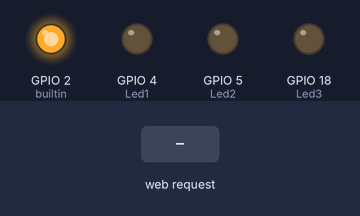
The program below on a simulated ESP32. Shown: output pins drawn as LEDs (lit = HIGH). Inputs (shaded band) come from the test bench. What the program prints to the serial monitor is not drawn.

Above: at 2.7 s.
2.8 s: HTTP request GET /Led1/ON received
At 3.7 s:
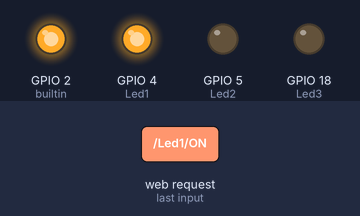
4.3 s: HTTP request GET /Led2/ON received
At 4.9 s:
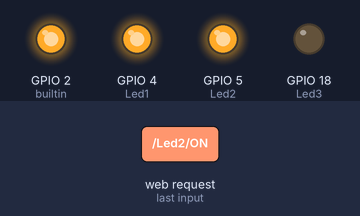
5.8 s: HTTP request GET /Led1/OFF received
At 7.0 s:
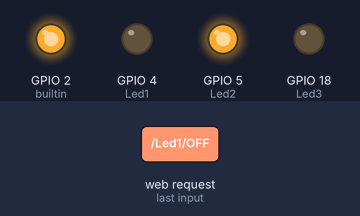
7.3 s: HTTP request GET /Led3/ON received
At 8.3 s:
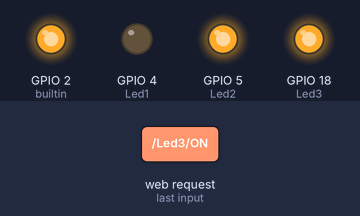
8.8 s: HTTP request GET /Led2/OFF received
At 9.5 s:
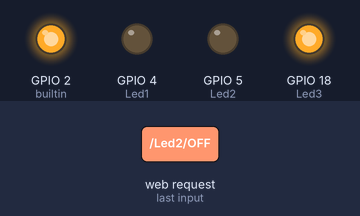
10.3 s: HTTP request GET /Led3/OFF received
At 10.6 s:
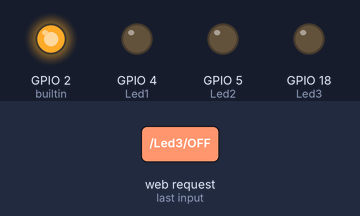
Timing chart, 0 to 12.8 s (numbered marks = the images above; inputs shaded):
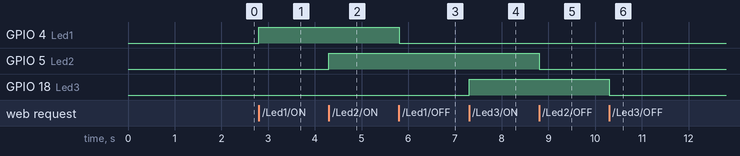

Measured:
- after the input at 2.8 s, GPIO 4 (Led1): LOW → HIGH at once
- after the input at 4.3 s, GPIO 5 (Led2): LOW → HIGH at once
- after the input at 5.8 s, GPIO 4 (Led1): HIGH → LOW at once
- after the input at 7.3 s, GPIO 18 (Led3): LOW → HIGH at once
- after the input at 8.8 s, GPIO 5 (Led2): HIGH → LOW at once
- after the input at 10.3 s, GPIO 18 (Led3): HIGH → LOW at once

The program:

main.cpp
```cpp
//Libraries
#include <Arduino.h>
#include <WiFiMulti.h>
#include <WebServer.h>

//Leds definitions
#define builtin LED_BUILTIN
#define Led1 GPIO_NUM_4
#define Led2 GPIO_NUM_5
#define Led3 GPIO_NUM_18

// Automatically selects and connects to the strongest configured Wi-Fi network
WiFiMulti Multi;

// HTTP server instance running on port 80
WebServer server(80);

//function to store the http page
void handle_root();

void setup() {
  //start serial communication
Serial.begin (115200);

//Leds pinModes/initial status
pinMode(builtin, OUTPUT);
digitalWrite(builtin, LOW);
pinMode(Led1, OUTPUT);
digitalWrite(Led1, LOW);
pinMode(Led2, OUTPUT);
digitalWrite(Led2, LOW);
pinMode(Led3, OUTPUT);
digitalWrite(Led3, LOW);

//wifi network credential list
Multi.addAP("ssid1", "password1");
Multi.addAP("ssid2", "password2");

//connecting to wifi loop
while (Multi.run() != WL_CONNECTED){
digitalWrite(builtin, LOW);
Serial.println("Não Conectado");
}
digitalWrite(builtin, HIGH);
Serial.println ("conectado");
Serial.println ("seu IP é : ");
Serial.println (WiFi.localIP());


//server routes
server.on("/", handle_root);
server.on("/Led1/ON", []{
  digitalWrite(Led1, HIGH);
  server.sendHeader("Location", "/");
  server.send(303);
});
server.on("/Led1/OFF", []{
  digitalWrite(Led1, LOW);
  server.sendHeader("Location", "/");
  server.send(303);
});
server.on("/Led2/ON", []{
  digitalWrite(Led2, HIGH);
  server.sendHeader("Location", "/");
  server.send(303);
});
server.on("/Led2/OFF", []{
  digitalWrite(Led2, LOW);
  server.sendHeader("Location", "/");
  server.send(303);
});
server.on("/Led3/ON", []{
  digitalWrite(Led3, HIGH);
  server.sendHeader("Location", "/");
  server.send(303);
});
server.on("/Led3/OFF", []{
  digitalWrite(Led3, LOW);
  server.sendHeader("Location", "/");
  server.send(303);
});

// Initializes the web server and starts listening for client connections
server.begin();
}

void loop() {

  // Processes incoming HTTP requests from connected clients in loop
  server.handleClient();
}

void handle_root(){

  //HTML page
  String HTML =
  "<h1>CONTROLADOR DE LED</h1>";
  if(digitalRead(Led1)==LOW){
    HTML += "<p>clique<a href=\"/Led1/ON\">aqui</a>para ligar o Led verde</p>";}
    else{
      HTML +="<p> clique<a href=/Led1/OFF>aqui</a>para desligar o Led verde</p>";}

  if(digitalRead(Led2)==LOW){
    HTML +=
  "<p> clique<a href=/Led2/ON>aqui</a>para ligar o led azul</p>";}
  else{
    HTML += "<p>clique<a href=/Led2/OFF>aqui</a>para desligar o led azul</p>";}

  if(digitalRead(Led3)==LOW){
    HTML +="<p>clique<a href=/Led3/ON>aqui</a>para ligar o led vermelho</p>";}
  else{
    HTML += "<p>clique<a href=/Led3/OFF>aqui</a>para desligar o led vermelho</p>";}

  server.send(200,"text/html", HTML);

}
```
